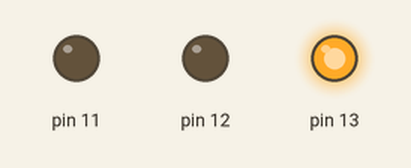
Simulated run of this sketch. Board: Arduino Uno, built with avr-gcc and run on an emulated ATmega328P. On the bench: output pins drawn as LEDs (lit = HIGH).

Above: at 1.0 s.
At 5.5 s:
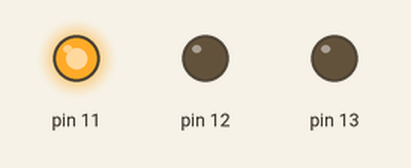
At 10.7 s:
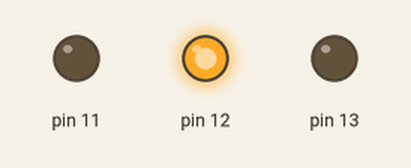
Timing chart, 0 to 11.1 s (numbered marks = the images above):
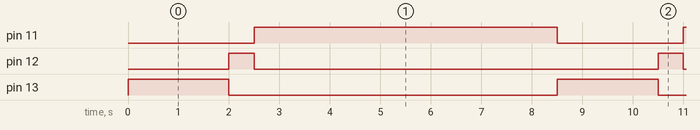

Measured:
- by itself, pin 11: alternates HIGH for 6.0 s and LOW for 2.5 s
- by itself, pin 12: alternates HIGH for 0.50 s and LOW for 8.0 s
- by itself, pin 13: alternates HIGH for 2.0 s and LOW for 6.5 s

The sketch:

Traffic_Light.ino.ino
```cpp
//Mr Minsky
//Traffic Light

// the setup function runs once when you press reset or power the board
void setup() {
  // initialize pins 11, 12, and 13 as outputs.
  pinMode(11, OUTPUT);
  pinMode(12, OUTPUT);
  pinMode(13, OUTPUT);
}

// the loop function runs over and over again forever
void loop() {
  //Turn the first LED on for 1 second
  digitalWrite(13, HIGH);
  delay(2000);
  digitalWrite(13, LOW);

  //Turn the second LED on for .5 seconds
  digitalWrite(12, HIGH);
  delay (500);
  digitalWrite(12, LOW);

  //Turn the third LED on for 6 seconds
  digitalWrite(11, HIGH);
  delay (6000);
  digitalWrite(11, LOW);
  }
```
